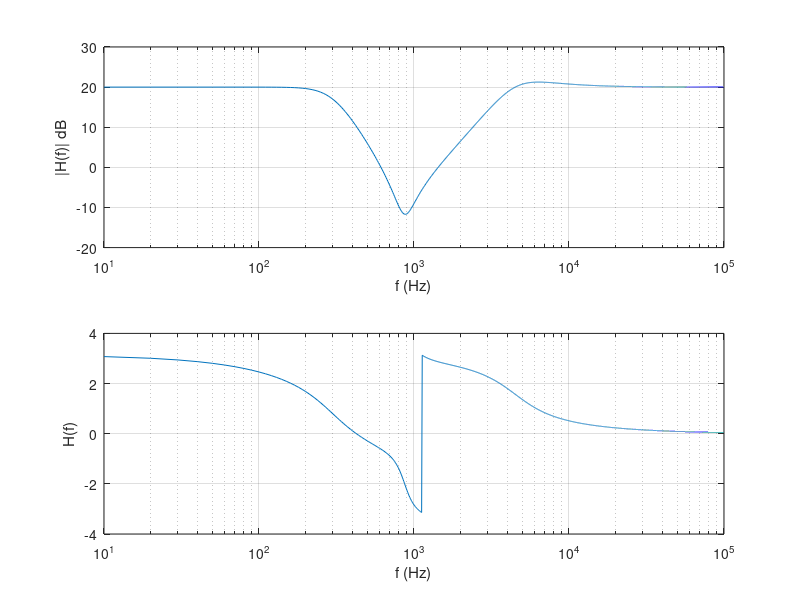

The MATLAB source for this figure:
%ECE 102 PROJECT PART 2
%Marc Abou Jaoude
%Variables
f = 10:10:1e5;
w = 2 * pi * f;
%Low pass
fc1 = 300;
wc1 = fc1 * 2 * pi;
%First section
H1 = -(wc1)./(w*j+wc1);
%Second section
R = 10e3;
c1 = 2/(R*wc1);
c2 = 0.5/(R*wc1);
H2 = (1/(R^2*c1*c2))./((w*j).^2+2/(R*c1)*(w*j)+1/(c1*c2*R^2));
%High pass
c = 15e-9;
fc2 = 4500;
wc2 = 2 * pi * fc2;
km = 1 / (c * wc2);
R1 = 0.5*km;
R2 = 2*km;
H3 = ((w*j).^2)./((w*j).^2+2/(R2*c)*(w*j)+1/(R1*R2*c^2));
H = (H1.*H2+H3)*10;
%Graph
subplot(2,1,1)
semilogx(f, 20*log10(abs(H)))
grid
xlabel('f (Hz)')
ylabel(' |H(f)| dB ')
subplot(2,1,2)
semilogx(f, angle(H))
grid
xlabel('f (Hz)')
ylabel('H(f)')
